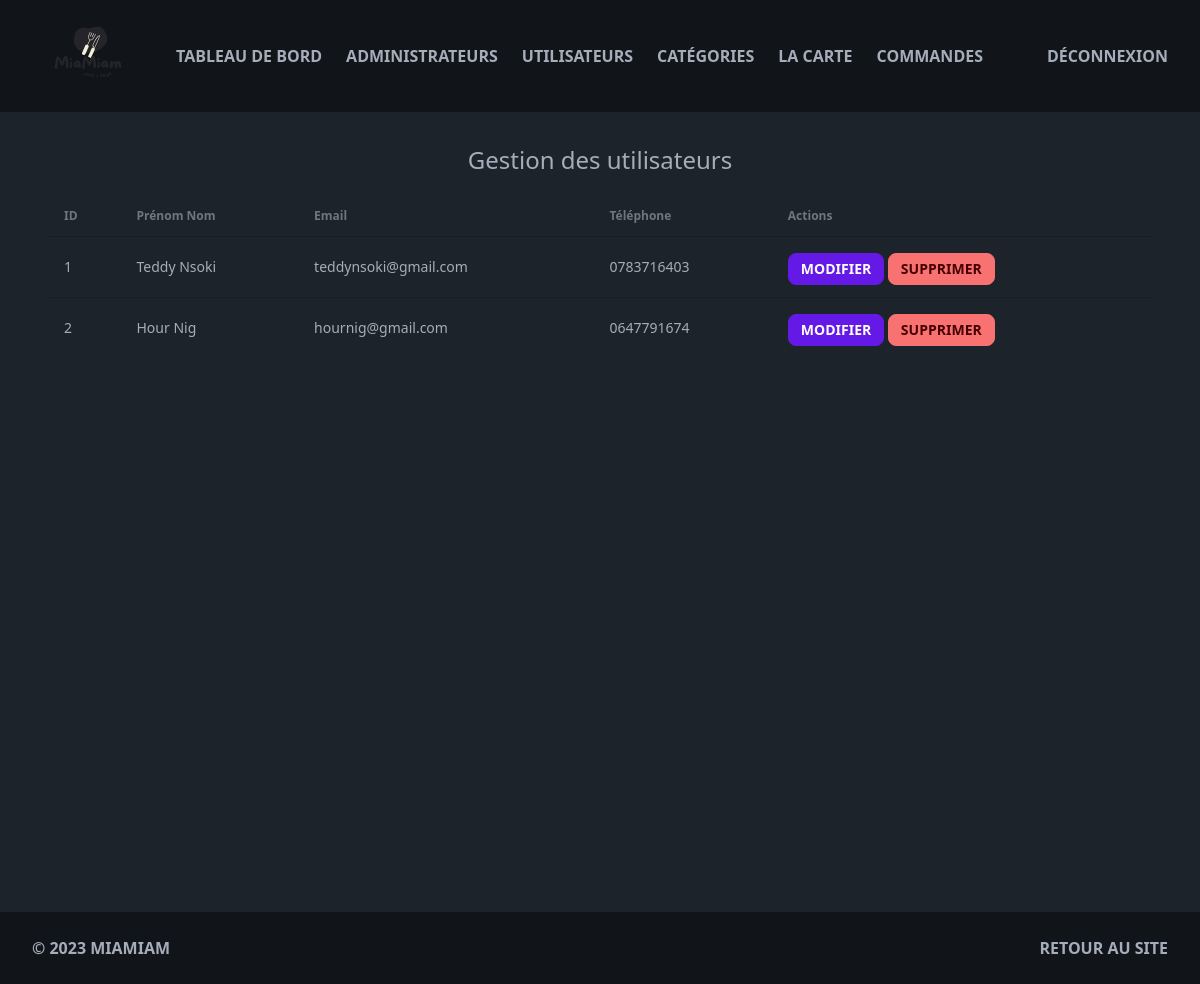
/admin/manage-user.php (signed in), run on the app's committed database.
### tables this page shows
CREATE TABLE IF NOT EXISTS `user` (
  `id` int NOT NULL AUTO_INCREMENT,
  `email` varchar(255) NOT NULL,
  `password` varchar(255) NOT NULL,
  `phone` char(10) NOT NULL,
  `first_name` varchar(255) NOT NULL,
  `last_name` varchar(255) NOT NULL,
  PRIMARY KEY (`id`)
);

### admin/manage-user.php (the view, shortened to what this page needs)
<?php include('partials/menu.php'); ?>
<?php session_start();
require("../connection.php");
try {
    $sql = "SELECT * FROM user";
    $results = $conn->query($sql)->fetchAll();
    $nb = 1;
} catch (PDOException $e) {
    echo $e->getMessage();
}
?>
<!doctype html>
<html>
<head>
</head>
<body>
    <main class="mx-auto min-h-screen max-w-screen-xl px-12 py-8">
        <div class="wrapper">
            <h1 class="text-2xl text-center mb-5">Gestion des utilisateurs</h1>
            <table class="table">
                <thead>
                    <tr>
                        <th>ID</th>
                        <th>Prénom Nom</th>
                        <th>Email</th>
                        <th>Téléphone</th>
                        <th>Actions</th>
                    </tr>
                </thead>
                <tbody>
                    <?php foreach ($results as $result) { ?>
                        <tr>
                            <td>
                                <?php echo $nb++; ?>
                            </td>
                            <td>
                                <?php echo $result["first_name"]; ?> <?php echo $result["last_name"]; ?>
                            </td>
                            <td>
                                <?php echo $result["email"]; ?>
                            </td>
                            <td>
                                <?php echo $result["phone"]; ?>
                            </td>
                            <td>
                                <div class="space-y-1">
                                    <a href="update-user.php?id=<?php echo $result["id"]; ?>" class="btn btn-sm btn-primary">Modifier</a>
                                    <a href="delete-user.php?id=<?php echo $result["id"]; ?>" class="btn btn-sm btn-error">Supprimer</a>
                                </div>
                            </td>
                        </tr>
                    <?php } ?>
                </tbody>
            </table>
        </div>
    </main>
</body>
</html>
<?php include('partials/footer.php'); ?>

### data on the page
user: first_name "Teddy", last_name "Nsoki", email "teddynsoki@gmail.com", phone "0783716403"
user: first_name "Hour", last_name "Nig", email "hournig@gmail.com", phone "0647791674"
